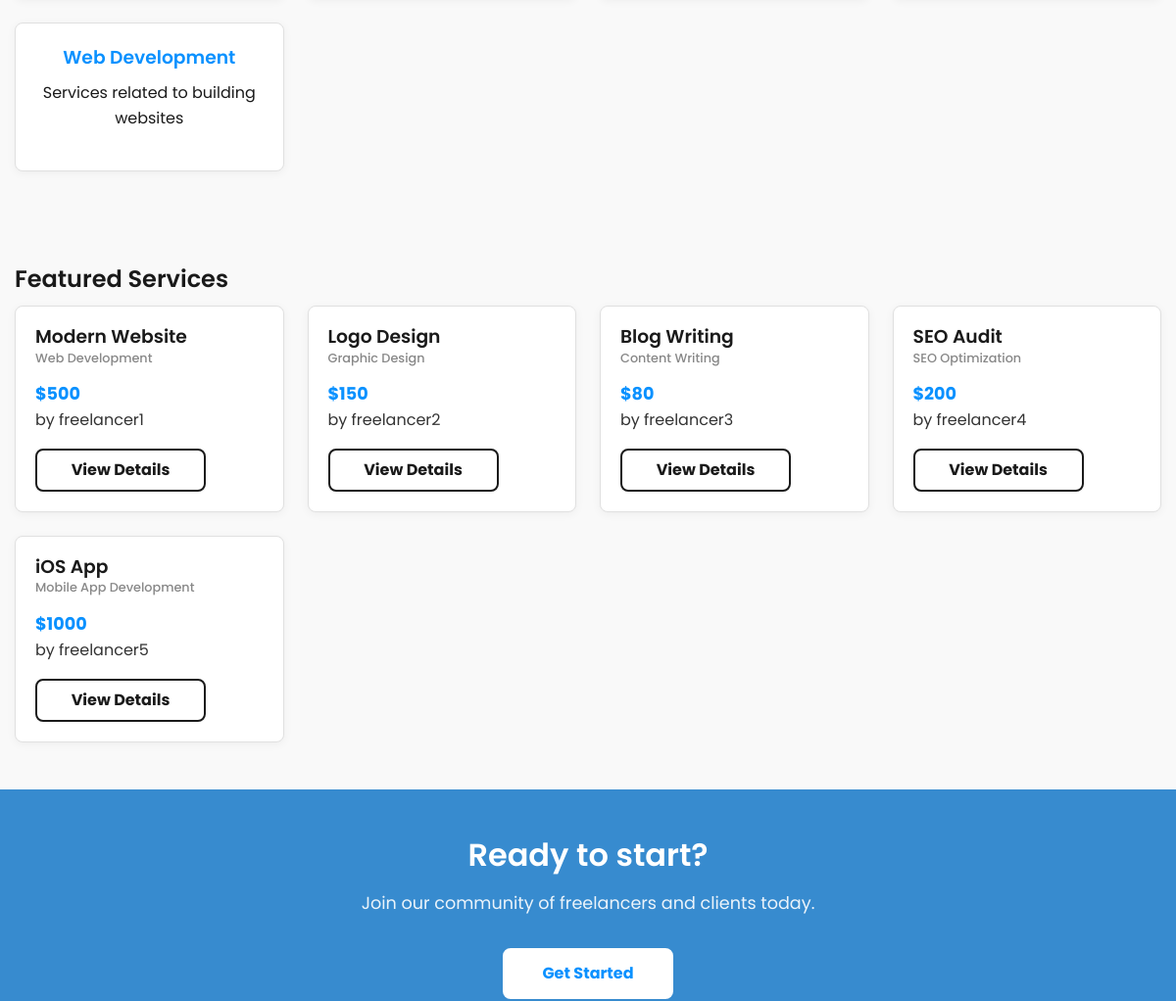
Page /pages/home.php (middle part) on the earlier database version.
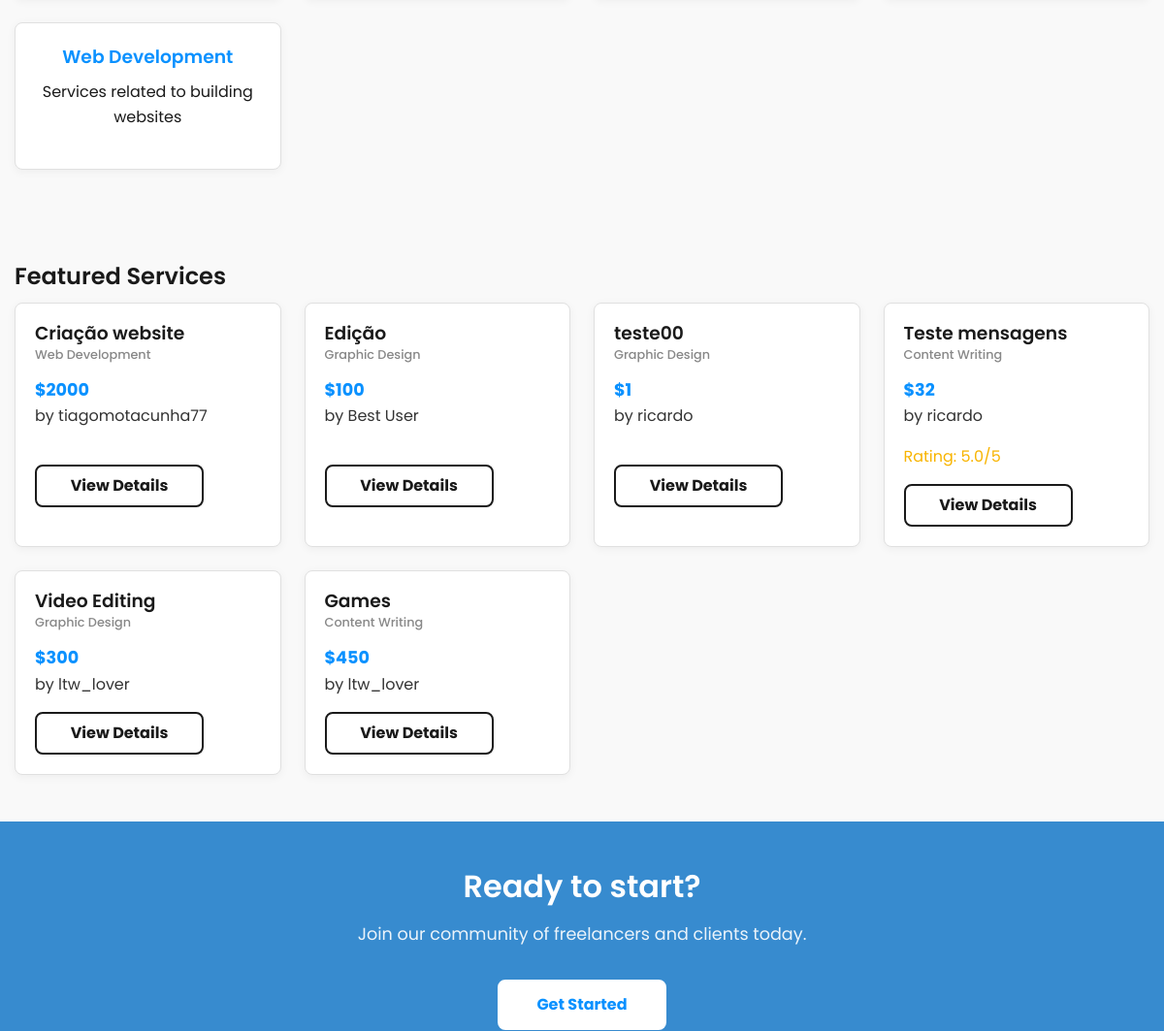
Same page on the later database version.
### tables this page shows
CREATE TABLE Categories (
    id INTEGER PRIMARY KEY AUTOINCREMENT,
    name TEXT UNIQUE NOT NULL,
    description TEXT
);

CREATE TABLE Services (
    id INTEGER PRIMARY KEY AUTOINCREMENT,
    freelancer_id INTEGER NOT NULL,
    title TEXT NOT NULL,
    description TEXT NOT NULL,
    category_id INTEGER NOT NULL,
    price REAL NOT NULL,
    delivery_time INTEGER NOT NULL,
    created_at DATETIME DEFAULT CURRENT_TIMESTAMP,
    image_path TEXT,
    video_path TEXT,
    FOREIGN KEY (freelancer_id) REFERENCES Users(id),
    FOREIGN KEY (category_id) REFERENCES Categories(id)
);

### public/includes/utils.php (called while the page is built, shortened)
<?php
function isLoggedIn() {
    return isset($_SESSION['user_id']);
}
?>

### public/pages/home.php (the view, shortened to what this page needs)
<?php
require_once '../includes/utils.php';
function getFeaturedServices($limit = 6) {
    try {
        $db = getDB();
        $query = "SELECT s.*, u.username as freelancer_name, c.name as category_name,
                 (SELECT AVG(rating) FROM Reviews WHERE service_id = s.id) as avg_rating
                 FROM Services s
                 JOIN Users u ON s.freelancer_id = u.id
                 JOIN Categories c ON s.category_id = c.id
                 ORDER BY s.created_at DESC
                 LIMIT ?";
        $stmt = $db->prepare($query);
        $stmt->execute([$limit]);
        return $stmt->fetchAll(PDO::FETCH_ASSOC);
    } catch (PDOException $e) {
        return [];
    }
}
function getCategories() {
    try {
        $db = getDB();
        $query = "SELECT * FROM Categories ORDER BY name";
        $stmt = $db->prepare($query);
        $stmt->execute();
        return $stmt->fetchAll(PDO::FETCH_ASSOC);
    } catch (PDOException $e) {
        return [];
    }
}
$featuredServices = getFeaturedServices();
$categories = getCategories();
include_once '../templates/header.php';
?>
<div class="categories-section">
    <div class="container">
        <div class="categories-grid">
            <?php foreach ($categories as $category): ?>
                <a href="<?php echo SITE_URL; ?>/pages/services/list.php?category=<?php echo $category['id']; ?>" class="category-card">
                    <h3><?php echo htmlspecialchars($category['name']); ?></h3>
                    <p><?php echo htmlspecialchars($category['description'] ?? ''); ?></p>
                </a>
            <?php endforeach; ?>
        </div>
    </div>
</div>
<div class="featured-services">
    <div class="container">
        <h2>Featured Services</h2>
        <?php if (empty($featuredServices)): ?>
            <p>No services available yet. <?php if (!isLoggedIn()): ?>
                <a href="<?php echo SITE_URL; ?>/pages/register.php">Register</a> and be the first to offer your services!
            <?php else: ?>
                <a href="<?php echo SITE_URL; ?>/pages/services/create.php">Create a service</a> and be the first to offer your expertise!
            <?php endif; ?></p>
        <?php else: ?>
            <div class="services-grid">
                <?php foreach ($featuredServices as $service): ?>
                    <div class="service-card">
                        <h3><?php echo htmlspecialchars($service['title']); ?></h3>
                        <p class="service-category"><?php echo htmlspecialchars($service['category_name']); ?></p>
                        <p class="service-price">$<?php echo htmlspecialchars($service['price']); ?></p>
                        <p class="service-freelancer">by <?php echo htmlspecialchars($service['freelancer_name']); ?></p>
                        <?php if (isset($service['avg_rating'])): ?>
                            <p class="service-rating">Rating: <?php echo number_format($service['avg_rating'], 1); ?>/5</p>
                        <?php endif; ?>
                        <a href="<?php echo SITE_URL; ?>/pages/services/view.php?id=<?php echo $service['id']; ?>" class="btn">View Details</a>
                    </div>
                <?php endforeach; ?>
            </div>
        <?php endif; ?>
    </div>
</div>
<div class="cta-section">
    <div class="container">
        <h2>Ready to start?</h2>
        <p>Join our community of freelancers and clients today.</p>
        <?php if (!isLoggedIn()): ?>
            <a href="<?php echo SITE_URL; ?>/pages/register.php" class="btn">Get Started</a>
        <?php else: ?>
            <a href="<?php echo SITE_URL; ?>/pages/services/list.php" class="btn">Browse Services</a>
        <?php endif; ?>
    </div>
</div>
<?php include_once '../templates/footer.php'; ?>

Differences in the rows shown:
no longer on this page (row edited): services: title "Modern Website", category_name "Web Development", price "500", freelancer_name "freelancer1"
no longer on this page (row edited): services: title "Logo Design", category_name "Graphic Design", price "150", freelancer_name "freelancer2"
no longer on this page (row edited): services: title "Blog Writing", category_name "Content Writing", price "80", freelancer_name "freelancer3"
no longer on this page (row edited): services: title "SEO Audit", category_name "SEO Optimization", price "200", freelancer_name "freelancer4"
no longer on this page (row edited): services: title "iOS App", category_name "Mobile App Development", price "1000", freelancer_name "freelancer5"
added services: title "Criação website", category_name "Web Development", price "2000", freelancer_name "tiagomotacunha77"
added services: title "Edição", category_name "Graphic Design", price "100", freelancer_name "Best User"
added services: title "teste00", category_name "Graphic Design", price "1", freelancer_name "ricardo"
added services: title "Teste mensagens", category_name "Content Writing", price "32", freelancer_name "ricardo", avg_rating "5.0"
added services: title "Video Editing", category_name "Graphic Design", price "300", freelancer_name "ltw_lover"
added services: title "Games", category_name "Content Writing", price "450", freelancer_name "ltw_lover"
